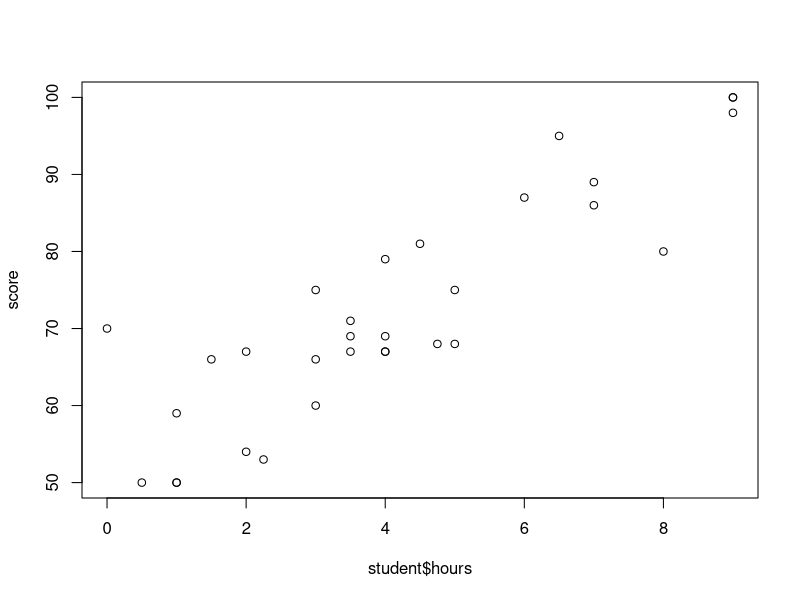
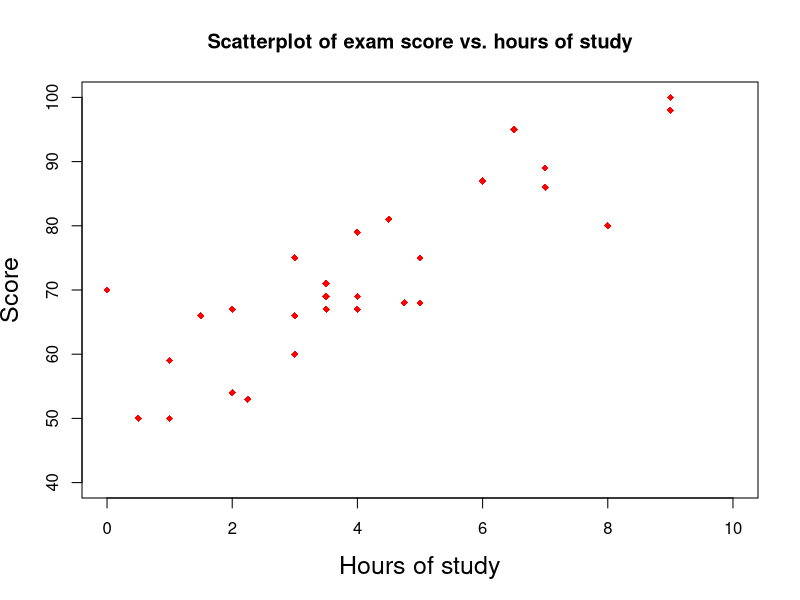

The R source for these figures, in order: (Note: this script raises an error after producing the figures.)
#########################
## L05
#########################

library(ggplot2)

###################
## Section 01
###################

## study hour example ###############
student <- read.csv("students.csv")
student
attach(student)

# basic scatterplot
plot(student$hours, score)

# fancier scatterplot
plot(student$hours, score, 
     main="Scatterplot of exam score vs. hours of study", 
     xlab="Hours of study", 
ylab="Score", xlim=c(0,10), 
ylim=c(40,100), pch=18, col="red", cex.lab=1.5)

###################
## Section 02
###################

#calculate sample correlation
cor(student$hours, score)
cor(score, student$hours)

## What if one has missing data: NA
h <- c(study.hours, NA)
s <- c(score, 100)
cor(h, s)
cor(h, s, use="complete.obs")

## Inference about Population Correlation Coefficient
qt(0.975, df=29)
cor.test(study.hours, score)

###################
## Section 03
###################

my.model <- lm(score~study.hours)

# print the linear Values
print(my.model)

# Add regression line to the scatterplot
plot(study.hours, score, 
     main="Scatterplot of exam score vs. hours of study", 
     xlab="Hours of study", 
     ylab="Score", xlim=c(0,10), 
     ylim=c(40,100), pch=18, col="red", cex.lab=1.5)

abline(my.model)
abline(my.model, lty=15, col="blue")
abline(my.model, lty="dotted", col="blue")

# Calculate Confidence Intervals for Model 
# Parameters
confint(my.model)

?confint

# default level is .95
confint(my.model, level = .90)

# report a summary of my model 
summary(my.model)

# ggplot2
ggplot(student, aes(study.hours, score)) + 
        geom_point(color="red") +
        ggtitle("Scatterplot of exam score vs. hours of study") +
        xlab("Hours of study")

### Unemployment example ##############
unemployment <- read.csv("national_unemployment_rate.csv")
unemployment
attach(unemployment)

## xbar and sx
xbar <- mean(male.unemployment.rate)
xbar
sx <- sd(male.unemployment.rate)
sx

## ybar and sy
ybar <- mean(female.unemployment.rate)
ybar
sy <- sd(female.unemployment.rate)
sy

## r
r <- cor(male.unemployment.rate, female.unemployment.rate)
r

## beta1: Slope
## beta0: Intercept
beta1 <- r*sy/sx
beta1

beta0 <- ybar - beta1*xbar
beta0

## scatterplot with regression line
plot(male.unemployment.rate, female.unemployment.rate)
abline(a=beta0, b=beta1)

## run lm function to validate hand calculation beta0 and beta1
lm(female.unemployment.rate~male.unemployment.rate)

## Another example
## Relationship between height and bodymass
height <- c(176, 154, 138, 196, 132, 176, 181, 169, 150, 175)
bodymass <- c(82, 49, 53, 112, 47, 69, 77, 71, 62, 78)

# Create a scotterplot 
plot(bodymass, height)

# A better scotterplot
plot(bodymass, height, pch = 16, 
     cex = 1.3, col = "blue", 
     main = "HEIGHT PLOTTED AGAINST BODY MASS", 
     xlab = "BODY MASS (kg)", 
     ylab = "HEIGHT (cm)")

# Correlation 
cor(bodymass, height)
cor(height, bodymass)

# A simple linear regression
lm(height ~ bodymass)

# A line on the past plot
abline(98.0054, 0.9528)

# A better approach is to use variables and pass data to other functions 
m <- lm(height ~ bodymass)

# better would be to do this - No hard coding of data values.
abline(m)


###################
## Addtional Ex
###################
#The cars dataset contains two columns, speed and dist. 
#1) Draw scatter plot and describe the association between 
# the 2 variables based on the scatterplot. 
#2) Calculate the correlation coefficient between the 2 variables. 
#3) Are the correlation significant at alpha=0.05 ? 
#4) What is the confidence interval of the correlation coefficient? 
#5) Write the simple linear regression equation.
#6) fit the regression line in the scatterplot. 









##############
## Answer

plot(cars)
cor(cars)
cor.test(cars$speed, cars$dist)


(m <-lm(cars$dist~cars$speed))
abline(m)
